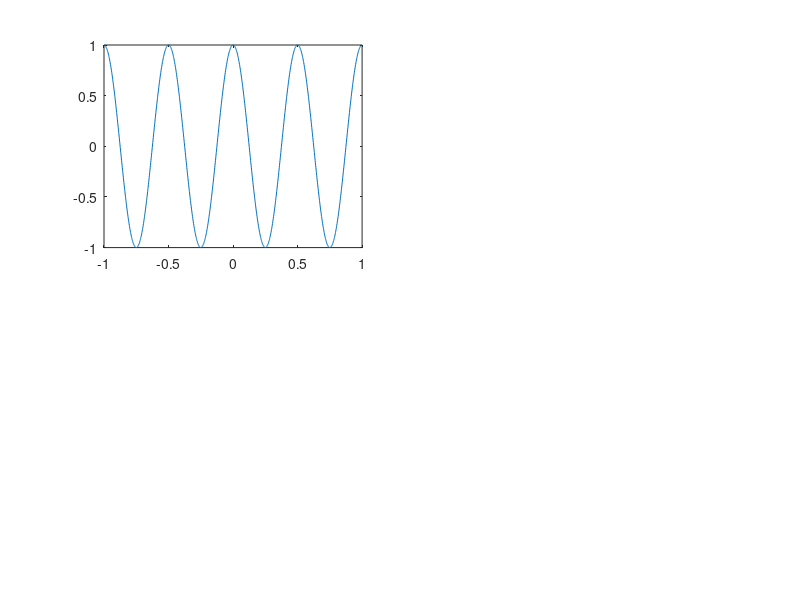

Write the MATLAB code that produced this figure. (Note: this script raises an error after producing the figure.)
%% -------- exercise one

timex=linspace(-1,1,1001);
n=1001;
x = cos(2*pi*2*timex);
subplot(2,2,1)
plot(timex, x)
[y,timey]=conv_cd(x,timex,0.1);
subplot(2,2,2)
stem(timey,y)

%% *------- EJERCICIO DUE
timec=linspace(-2,2,1001);
xc = cos(2*pi*2*timec);
w = linspace(-6*pi,6*pi,1001);
for k=1:length(w)
    Xc(k) = sum(xc.*exp(-1i*timec*w(k))*0.001); 
end
[xd, timed]= conv_cd(xc, timec, 0.1);
w2 = linspace(-6*pi,6*pi,1001);
for k=1:length(w2)
    Xd(k) = sum(xd.*exp(-1i*timed*w2(k))*0.1); 
end
subplot(2,2,3)
plot(w, real(Xc));
subplot(2,2,4)
plot(w2, real(Xd));